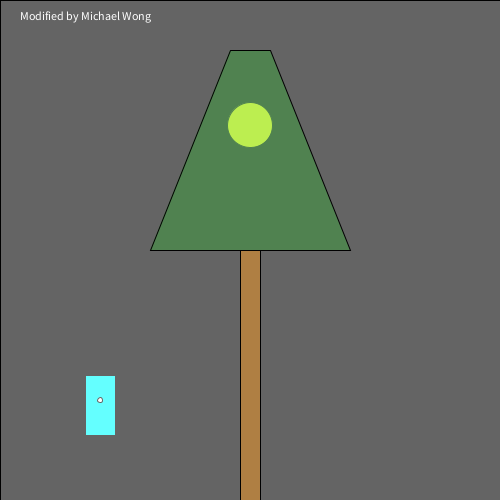
Frame 1 (no input)
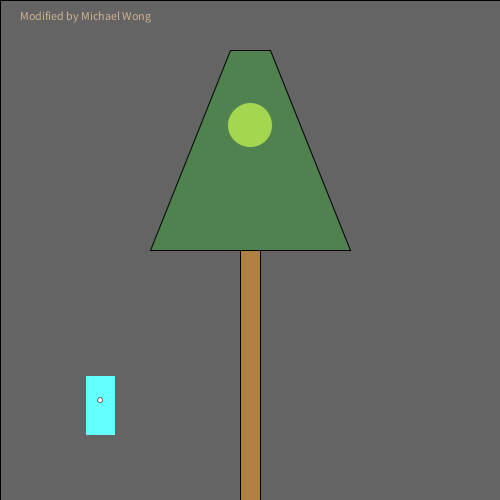
Frame 60 (the mouse pressed at the canvas centre just before this capture)
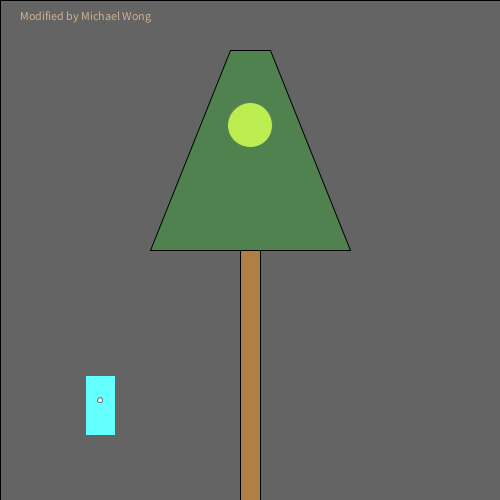
Frame 120 (the mouse held since frame 60 and released just before this capture)

The Processing sketch that drew these frames (run headless with seeded random() and noise(); from frame 60 on, the mouse is pressed at the canvas centre):

// Processing sketch: processing_160189
// ── processing_160189.pde

/*
  Norm Krumpe
  September 22, 2012
  Models a light that is triggered by motion (in this case, motion
  of the mouse).  The light also has a timer.  So, motion turns on the
  light, but a certain amount of time passing with no motion will
  cause the light to turn off again.
*/

// How close you need to get to the
// light sensor in order to turn on
// the light.  Higher values make it
// easier to trigger the light.  Distance
// is measured in pixels.
final int TRIGGER_DISTANCE = 50;

// The location of the sensor:
final int SWITCH_CENTER_X = 100;
final int SWITCH_CENTER_Y = 400;

// seconds until light shuts off automatically when there is no motion
final float SECONDS_UNTIL_AUTO_SHUTOFF = 10; 

// Light will initially be on because of this next value.
// Want the light off initially?  
// Set this to something less than SECONDS_UNTIL_AUTO_SHUTOFF
float timeOfLastTrigger = 0; 
boolean revealTriggerRegion = false;

// Just choose a window size
void setup() {
  size(500, 500);
}

// Each time the mouse moves, check to see
// if it triggered the motion sensor
void mouseMoved() {
  if (motionSensorWasTriggered()) {
    timeOfLastTrigger = millis()/1000.0;
  }
}

// When a key is pressed, toggle the "cheat" that
// reveals the motion sensor's trigger region.
void keyPressed() {
  revealTriggerRegion = !revealTriggerRegion;
}

// Draw the various parts of the scene
void draw() {
  background(0);
  text("Modified by Michael Wong", 20, 20);

  drawLightSwitch();
  drawLamp();  
  drawTriggerRegion();
}

// Draws all components of the lamp
void drawLamp() {
  drawLight();
  fill(0, 255, 0, 50);
  quad(230, 50, 270, 50, 350, 250, 150, 250);
  fill(175, 127, 67);
  rect(240, 250, 20, 250);
}

// How the light gets drawn depends on whether
// the lightbulb is lit.
void drawLight() {

  if (secondsSinceLastTrigger() < SECONDS_UNTIL_AUTO_SHUTOFF) {
    // If the light is on:
    int strength = (int)random(156, 256);
    fill(strength, strength, 0);
    ellipse(250, 125, 45, 45);
    fill(255, 100);
    rect(0, 0, width, height);
  }

  else {
    // Light is off:
    fill(10, 10, 0);
    ellipse(250, 125, 45, 45);
  }
}

// Draw the light switch/sensor
void drawLightSwitch() {
  fill(0, 255, 255);
  rect(SWITCH_CENTER_X - 15, SWITCH_CENTER_Y - 25, 30, 60);
  fill(255);
  ellipse(SWITCH_CENTER_X, SWITCH_CENTER_Y, 5, 5);
}

// Return true if the mouse triggered the sensor
boolean motionSensorWasTriggered() {
  return distanceFromLightSwitch() < TRIGGER_DISTANCE;
}

// Compute the distance between the mouse and the sensor
float distanceFromLightSwitch() {  
  return dist(mouseX, mouseY, SWITCH_CENTER_X, SWITCH_CENTER_Y);
}

// Determine how long it has been since the motion sensor
// was last turned on.
float secondsSinceLastTrigger() {
  return millis()/1000.0 - timeOfLastTrigger;
}

// Show a "cheat" region so that you know where the mouse
// needs to go in order to trigger the light sensor
void drawTriggerRegion() {
  if (revealTriggerRegion) {
    fill(255, 25);
    ellipse(SWITCH_CENTER_X, SWITCH_CENTER_Y, 
    TRIGGER_DISTANCE * 2, TRIGGER_DISTANCE * 2);
  }
}
